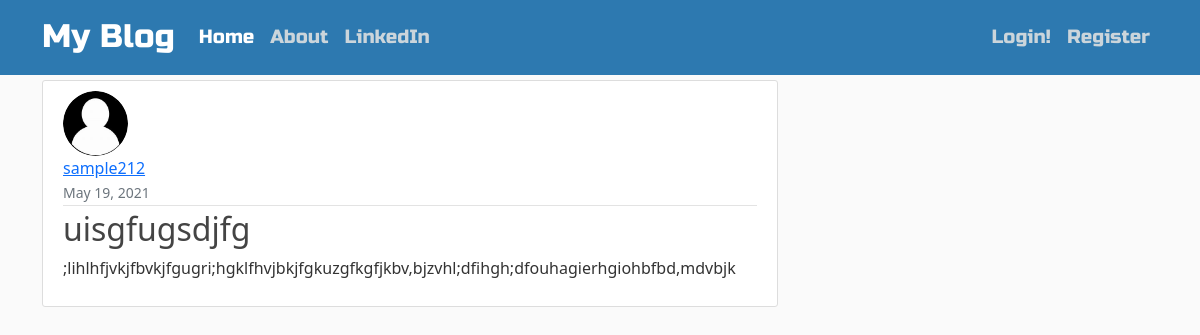
/post/5/, run on the app's committed database.
### Blog/models.py (models this page shows, shortened)
class Post(models.Model):
    title = models.CharField(max_length=200)
    content = models.TextField()
    date_posted = models.DateTimeField(default=timezone.now)
    author = models.ForeignKey(User, on_delete=models.CASCADE)

### users/models.py (models this page shows, shortened)
class Profile(models.Model):
    user = models.OneToOneField(User, on_delete=models.CASCADE)
    image = models.ImageField(default='default.jpg', upload_to='profile_pics')

### Blog/views.py (the view)
# urls.py: path('post/<int:pk>/', PostDetailView.as_view(), name='post-detail'),
class PostDetailView(DetailView):
    model = Post

### Blog/templates/Blog/post_detail.html (shortened to what this page needs)
{% extends "Blog/base.html" %}
{% block content %}
  <article class="media content-section">
    <img src="{{ object.author.profile.image.url }}" alt="{{ object.author }} Profile Image" class="rounded-circle article-img">
    <div class="media-body">
      <div class="article-metadata">
        {% if object.author == user %}
          <div>
            <a class="mr-2" href="{% url 'profile' %}">{{ object.author }}</a>
          </div>
        {% else %}
          <div>
            <a class="mr-2" href="#">{{ object.author }}</a>
          </div>
        {% endif %}
        <small class="text-muted">{{ object.date_posted|date:"F d, Y" }}</small>
      </div>
      <h2 class="article-title">{{ object.title }}</h2>
      <p class="article-content">{{ object.content }}</p>
    </div>
  </article>
{% endblock %}

### Blog/static/Blog/Blog.css (style rules this page uses)
body { background: #fafafa; color: #333333; margin-top: 5rem; }
h1, h2, h3, h4, h5, h6 { color: #444444; }
.content-section { background: #ffffff; padding: 10px 20px; border: 1px solid #dddddd; border-radius: 3px; margin-bottom: 20px; }
.article-title { color: #444444; }
.article-content { white-space: pre-line; }
.article-img { height: 65px; width: 65px; margin-right: 16px; border-width: 2px; }
.article-metadata { padding-bottom: 1px; margin-bottom: 4px; border-bottom: 1px solid #e3e3e3 }

### data on the page
Post: author.profile.image (placeholder picture), author "sample212", date_posted "May 19, 2021", title "uisgfugsdjfg", content ";lihlhfjvkjfbvkjfgugri;hgklfhvjbkjfgkuzgfkgfjkbv,bjzvhl;dfihgh;dfouhagierhgiohbfbd,mdvbjk"
